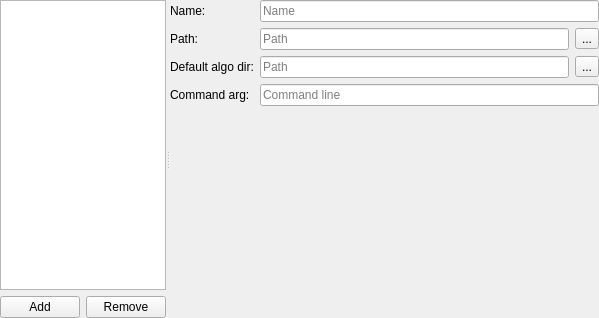
<?xml version="1.0" encoding="UTF-8"?>
<ui version="4.0">
 <class>RunnerWidget</class>
 <widget class="QWidget" name="RunnerWidget">
  <property name="geometry">
   <rect>
    <x>0</x>
    <y>0</y>
    <width>599</width>
    <height>318</height>
   </rect>
  </property>
  <property name="windowTitle">
   <string>RunnerWidget</string>
  </property>
  <layout class="QHBoxLayout" name="horizontalLayout">
   <property name="leftMargin">
    <number>0</number>
   </property>
   <property name="topMargin">
    <number>0</number>
   </property>
   <property name="rightMargin">
    <number>0</number>
   </property>
   <property name="bottomMargin">
    <number>0</number>
   </property>
   <item>
    <widget class="QSplitter" name="splitter">
     <property name="orientation">
      <enum>Qt::Horizontal</enum>
     </property>
     <property name="childrenCollapsible">
      <bool>false</bool>
     </property>
     <widget class="QWidget" name="widget" native="true">
      <property name="sizePolicy">
       <sizepolicy hsizetype="Preferred" vsizetype="Preferred">
        <horstretch>1</horstretch>
        <verstretch>0</verstretch>
       </sizepolicy>
      </property>
      <layout class="QVBoxLayout" name="verticalLayout_2">
       <property name="leftMargin">
        <number>0</number>
       </property>
       <property name="topMargin">
        <number>0</number>
       </property>
       <property name="rightMargin">
        <number>0</number>
       </property>
       <property name="bottomMargin">
        <number>0</number>
       </property>
       <item>
        <widget class="QWidget" name="widget_5" native="true">
         <layout class="QVBoxLayout" name="verticalLayout_3">
          <property name="leftMargin">
           <number>0</number>
          </property>
          <property name="topMargin">
           <number>0</number>
          </property>
          <property name="rightMargin">
           <number>0</number>
          </property>
          <property name="bottomMargin">
           <number>0</number>
          </property>
          <item>
           <widget class="QAdvancedTreeView" name="runner_tree">
            <property name="sizePolicy">
             <sizepolicy hsizetype="Expanding" vsizetype="Expanding">
              <horstretch>0</horstretch>
              <verstretch>0</verstretch>
             </sizepolicy>
            </property>
            <property name="alternatingRowColors">
             <bool>true</bool>
            </property>
            <property name="verticalScrollMode">
             <enum>QAbstractItemView::ScrollPerPixel</enum>
            </property>
            <property name="rootIsDecorated">
             <bool>false</bool>
            </property>
            <property name="allColumnsShowFocus">
             <bool>true</bool>
            </property>
            <property name="headerHidden">
             <bool>true</bool>
            </property>
           </widget>
          </item>
          <item>
           <widget class="QWidget" name="widget_6" native="true">
            <layout class="QHBoxLayout" name="horizontalLayout_2">
             <property name="leftMargin">
              <number>0</number>
             </property>
             <property name="topMargin">
              <number>0</number>
             </property>
             <property name="rightMargin">
              <number>0</number>
             </property>
             <property name="bottomMargin">
              <number>0</number>
             </property>
             <item>
              <widget class="QPushButton" name="add_button">
               <property name="toolTip">
                <string>Add a new runner</string>
               </property>
               <property name="text">
                <string>Add</string>
               </property>
              </widget>
             </item>
             <item>
              <widget class="QPushButton" name="remove_button">
               <property name="toolTip">
                <string>Remove the selected runner</string>
               </property>
               <property name="text">
                <string>Remove</string>
               </property>
              </widget>
             </item>
            </layout>
           </widget>
          </item>
         </layout>
        </widget>
       </item>
      </layout>
     </widget>
     <widget class="QWidget" name="widget_2" native="true">
      <property name="sizePolicy">
       <sizepolicy hsizetype="Preferred" vsizetype="Preferred">
        <horstretch>4</horstretch>
        <verstretch>0</verstretch>
       </sizepolicy>
      </property>
      <layout class="QVBoxLayout" name="verticalLayout">
       <property name="leftMargin">
        <number>0</number>
       </property>
       <property name="topMargin">
        <number>0</number>
       </property>
       <property name="rightMargin">
        <number>0</number>
       </property>
       <property name="bottomMargin">
        <number>0</number>
       </property>
       <item>
        <widget class="QWidget" name="edit_controls_widget" native="true">
         <layout class="QFormLayout" name="formLayout">
          <property name="leftMargin">
           <number>0</number>
          </property>
          <property name="topMargin">
           <number>0</number>
          </property>
          <property name="rightMargin">
           <number>0</number>
          </property>
          <property name="bottomMargin">
           <number>0</number>
          </property>
          <item row="0" column="0">
           <widget class="QLabel" name="name_label">
            <property name="text">
             <string>Name:</string>
            </property>
           </widget>
          </item>
          <item row="0" column="1">
           <widget class="QLineEdit" name="name_lineedit">
            <property name="toolTip">
             <string>Name of the Runner</string>
            </property>
            <property name="placeholderText">
             <string>Name</string>
            </property>
           </widget>
          </item>
          <item row="1" column="0">
           <widget class="QLabel" name="path_label">
            <property name="text">
             <string>Path:</string>
            </property>
           </widget>
          </item>
          <item row="1" column="1">
           <layout class="QHBoxLayout" name="horizontalLayout_4">
            <item>
             <widget class="QEcalParserLineEdit" name="path_lineedit">
              <property name="toolTip">
               <string>Path to the runner's executable</string>
              </property>
              <property name="placeholderText">
               <string>Path</string>
              </property>
             </widget>
            </item>
            <item>
             <widget class="QToolButton" name="path_button">
              <property name="toolTip">
               <string>Select Path...</string>
              </property>
              <property name="text">
               <string>...</string>
              </property>
             </widget>
            </item>
           </layout>
          </item>
          <item row="2" column="0">
           <widget class="QLabel" name="default_algo_dir_label">
            <property name="text">
             <string>Default algo dir:</string>
            </property>
           </widget>
          </item>
          <item row="2" column="1">
           <layout class="QHBoxLayout" name="horizontalLayout_5">
            <item>
             <widget class="QEcalParserLineEdit" name="default_algo_dir_lineedit">
              <property name="toolTip">
               <string>Default directory for the runner's algos</string>
              </property>
              <property name="placeholderText">
               <string>Path</string>
              </property>
             </widget>
            </item>
            <item>
             <widget class="QToolButton" name="default_algo_dir_button">
              <property name="toolTip">
               <string>Select Directory...</string>
              </property>
              <property name="text">
               <string>...</string>
              </property>
             </widget>
            </item>
           </layout>
          </item>
          <item row="3" column="0">
           <widget class="QLabel" name="command_line_label">
            <property name="text">
             <string>Command arg:</string>
            </property>
           </widget>
          </item>
          <item row="3" column="1">
           <widget class="QEcalParserLineEdit" name="command_line_lineedit">
            <property name="toolTip">
             <string>Command line for loading an algo</string>
            </property>
            <property name="placeholderText">
             <string>Command line</string>
            </property>
           </widget>
          </item>
         </layout>
        </widget>
       </item>
      </layout>
     </widget>
    </widget>
   </item>
  </layout>
 </widget>
 <layoutdefault spacing="6" margin="11"/>
 <customwidgets>
  <customwidget>
   <class>QAdvancedTreeView</class>
   <extends>QTreeView</extends>
   <header>CustomQt/QAdvancedTreeView.h</header>
  </customwidget>
  <customwidget>
   <class>QEcalParserLineEdit</class>
   <extends>QLineEdit</extends>
   <header location="global">QEcalParser/ecal_parser_lineedit/ecal_parser_lineedit.h</header>
  </customwidget>
 </customwidgets>
 <resources/>
 <connections/>
</ui>
